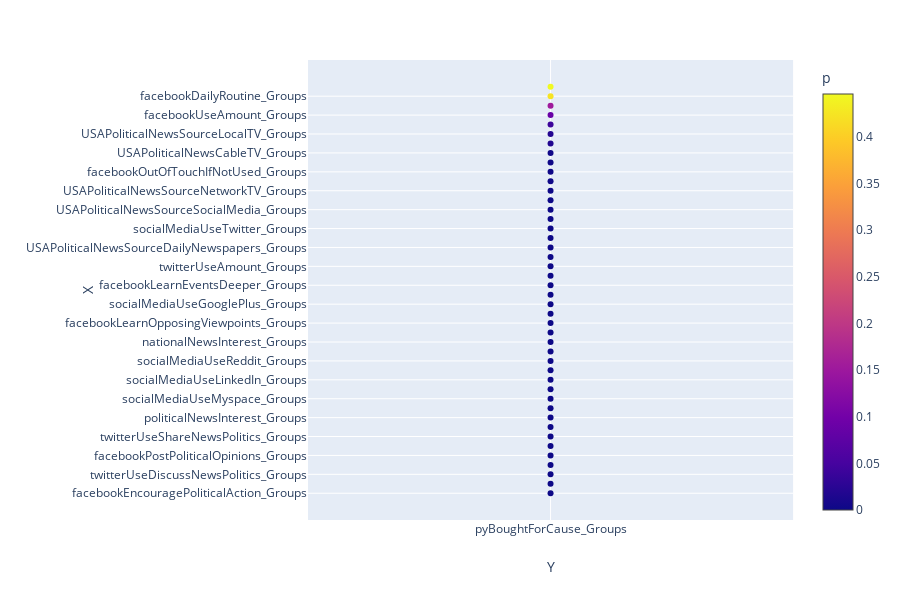

Notebook source saved alongside this figure:
### Code cell
fig = px.scatter(boughtforcause_media, x="Y", y="X", color="p",
                 hover_name="X", size_max=60)
fig.update_xaxes(type='category')
fig.show()

### Figure 1 — Plotly figure (JSON) as saved in the notebook; plotly's stock layout.template omitted (floating-point values rounded to 4 significant figures)
{"data": [{"hoverlabel": {"namelength": 0}, "hovertemplate": "<b>%{hovertext}</b><br><br>Y=%{x}<br>X=%{y}<br>p=%{marker.color}", "hovertext": ["facebookEncouragePoliticalAction_Groups", "facebookPostPoliticalLinks_Groups", "twitterUseDiscussNewsPolitics_Groups", "facebookRepostPoliticalMaterial_Groups", "facebookPostPoliticalOpinions_Groups", "facebookEncourageVote_Groups", "twitterUseShareNewsPolitics_Groups", "facebookLikePoliticalMaterial_Groups", "politicalNewsInterest_Groups", "socialMediaUseFoursquare_Groups", "socialMediaUseMyspace_Groups", "twitterUseReadNewsPolitics_Groups", "socialMediaUseLinkedIn_Groups", "internationalNewsInterest_Groups", "socialMediaUseReddit_Groups", "USAPoliticalNewsSourceWeeklyMagazines_Groups", "nationalNewsInterest_Groups", "USAPoliticalNewsSourceComedyTV_Groups", "facebookLearnOpposingViewpoints_Groups", "facebookFollowPoliticalLinks_Groups", "socialMediaUseGooglePlus_Groups", "facebookLearnEvents_Groups", "facebookLearnEventsDeeper_Groups", "USAPoliticalNewsSourceLateNightTV_Groups", "twitterUseAmount_Groups", "USAPoliticalNewsSourceRadio_Groups", "USAPoliticalNewsSourceDailyNewspapers_Groups", "socialMediaUseInstagram_Groups", "socialMediaUseTwitter_Groups", "socialMediaUsePinterest_Groups", "USAPoliticalNewsSourceSocialMedia_Groups", "localNewsInterest_Groups", "USAPoliticalNewsSourceNetworkTV_Groups", "facebookLearnEventsBeforeNews_Groups", "facebookOutOfTouchIfNotUsed_Groups", "facebookUnderstandSociety_Groups", "USAPoliticalNewsCableTV_Groups", "facebookUpsetIfShutdown_Groups", "USAPoliticalNewsSourceLocalTV_Groups", "socialMediaUseYouTube_Groups", "facebookUseAmount_Groups", "facebookLearnOthersInterests_Groups", "facebookDailyRoutine_Groups", "socialMediaUseFacebook_Groups"], "legendgroup": "", "marker": {"color": [2.41e-29, 5.023e-28, 1.406e-24, 3.522e-24, 4.348e-24, 5.828e-23, 6.764e-23, 8.878e-23, 8.272e-21, 1.472e-19, 1.74e-19, 4.813e-19, 6.097e-17, 3.536e-16, 1.049e-15, 4.179e-14, 1.836e-13, 5.135e-13, 7.985e-13, 3.736e-11, 4.573e-11, 4.133e-08, 5.03e-08, 5.405e-08, 6.227e-08, 1.254e-07, 7.927e-07, 1.901e-06, 2.943e-06, 3.134e-06, 1.809e-05, 5.64e-05, 0.0006685, 0.002074, 0.002433, 0.002506, 0.003313, 0.01769, 0.02018, 0.04054, 0.0877, 0.1525, 0.4227, 0.4458], "coloraxis": "coloraxis", "symbol": "circle"}, "mode": "markers", "name": "", "showlegend": false, "type": "scatter", "x": ["pyBoughtForCause_Groups", "pyBoughtForCause_Groups", "pyBoughtForCause_Groups", "pyBoughtForCause_Groups", "pyBoughtForCause_Groups", "pyBoughtForCause_Groups", "pyBoughtForCause_Groups", "pyBoughtForCause_Groups", "pyBoughtForCause_Groups", "pyBoughtForCause_Groups", "pyBoughtForCause_Groups", "pyBoughtForCause_Groups", "pyBoughtForCause_Groups", "pyBoughtForCause_Groups", "pyBoughtForCause_Groups", "pyBoughtForCause_Groups", "pyBoughtForCause_Groups", "pyBoughtForCause_Groups", "pyBoughtForCause_Groups", "pyBoughtForCause_Groups", "pyBoughtForCause_Groups", "pyBoughtForCause_Groups", "pyBoughtForCause_Groups", "pyBoughtForCause_Groups", "pyBoughtForCause_Groups", "pyBoughtForCause_Groups", "pyBoughtForCause_Groups", "pyBoughtForCause_Groups", "pyBoughtForCause_Groups", "pyBoughtForCause_Groups", "pyBoughtForCause_Groups", "pyBoughtForCause_Groups", "pyBoughtForCause_Groups", "pyBoughtForCause_Groups", "pyBoughtForCause_Groups", "pyBoughtForCause_Groups", "pyBoughtForCause_Groups", "pyBoughtForCause_Groups", "pyBoughtForCause_Groups", "pyBoughtForCause_Groups", "pyBoughtForCause_Groups", "pyBoughtForCause_Groups", "pyBoughtForCause_Groups", "pyBoughtForCause_Groups"], "xaxis": "x", "y": ["facebookEncouragePoliticalAction_Groups", "facebookPostPoliticalLinks_Groups", "twitterUseDiscussNewsPolitics_Groups", "facebookRepostPoliticalMaterial_Groups", "facebookPostPoliticalOpinions_Groups", "facebookEncourageVote_Groups", "twitterUseShareNewsPolitics_Groups", "facebookLikePoliticalMaterial_Groups", "politicalNewsInterest_Groups", "socialMediaUseFoursquare_Groups", "socialMediaUseMyspace_Groups", "twitterUseReadNewsPolitics_Groups", "socialMediaUseLinkedIn_Groups", "internationalNewsInterest_Groups", "socialMediaUseReddit_Groups", "USAPoliticalNewsSourceWeeklyMagazines_Groups", "nationalNewsInterest_Groups", "USAPoliticalNewsSourceComedyTV_Groups", "facebookLearnOpposingViewpoints_Groups", "facebookFollowPoliticalLinks_Groups", "socialMediaUseGooglePlus_Groups", "facebookLearnEvents_Groups", "facebookLearnEventsDeeper_Groups", "USAPoliticalNewsSourceLateNightTV_Groups", "twitterUseAmount_Groups", "USAPoliticalNewsSourceRadio_Groups", "USAPoliticalNewsSourceDailyNewspapers_Groups", "socialMediaUseInstagram_Groups", "socialMediaUseTwitter_Groups", "socialMediaUsePinterest_Groups", "USAPoliticalNewsSourceSocialMedia_Groups", "localNewsInterest_Groups", "USAPoliticalNewsSourceNetworkTV_Groups", "facebookLearnEventsBeforeNews_Groups", "facebookOutOfTouchIfNotUsed_Groups", "facebookUnderstandSociety_Groups", "USAPoliticalNewsCableTV_Groups", "facebookUpsetIfShutdown_Groups", "USAPoliticalNewsSourceLocalTV_Groups", "socialMediaUseYouTube_Groups", "facebookUseAmount_Groups", "facebookLearnOthersInterests_Groups", "facebookDailyRoutine_Groups", "socialMediaUseFacebook_Groups"], "yaxis": "y"}], "layout": {"coloraxis": {"colorbar": {"title": {"text": "p"}}, "colorscale": [[0, "#0d0887"], [0.1111, "#46039f"], [0.2222, "#7201a8"], [0.3333, "#9c179e"], [0.4444, "#bd3786"], [0.5556, "#d8576b"], [0.6667, "#ed7953"], [0.7778, "#fb9f3a"], [0.8889, "#fdca26"], [1, "#f0f921"]]}, "height": 600, "legend": {"tracegroupgap": 0}, "margin": {"t": 60}, "xaxis": {"anchor": "y", "domain": [0, 0.98], "title": {"text": "Y"}, "type": "category"}, "yaxis": {"anchor": "x", "domain": [0, 1], "title": {"text": "X"}}}}
